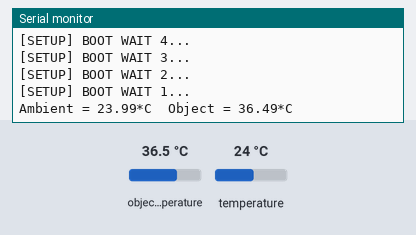
Simulated run of this sketch. Board: ESP8266 (NodeMCU). Shown: the last lines printed to the serial monitor. Inputs (shaded band) come from the test bench; at power-on: object temperature 36.5 °C, temperature 24 °C. WiFi joins after 1.5 s; servers stay silent unless stated.

Above: at 6.7 s.
6.8 s: object temperature set to 20 °C
At 8.1 s:
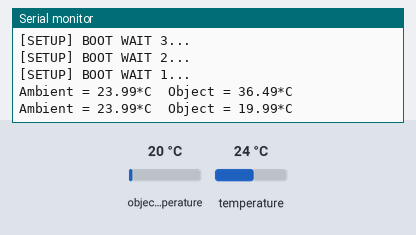
8.3 s: temperature set to 12 °C
At 9.1 s:
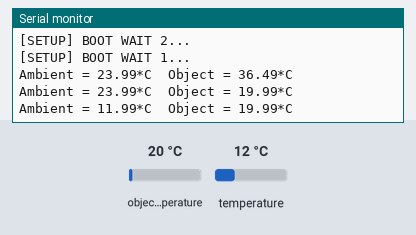
9.8 s: object temperature set to 26 °C
At 11.3 s:
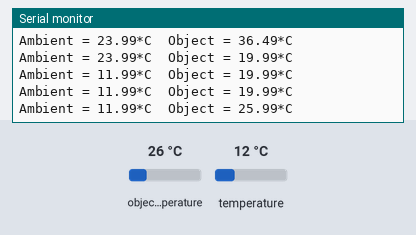
Timing chart, 0 to 12.8 s (numbered marks = the images above; inputs shaded):
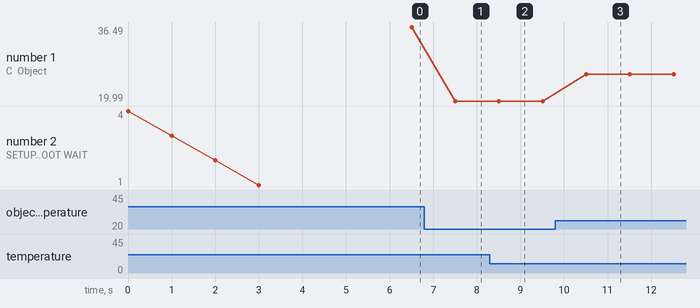

The sketch:

wifi.ino
```cpp
#include <Arduino.h>
#include <string>

#include <Wire.h>
#include <Adafruit_MLX90614.h>

#include <ESP8266WiFi.h>
#include <ESP8266WiFiMulti.h>

#include <SocketIoClient.h>
#include <Adafruit_Sensor.h>
#include <DHT.h>
#include <DHT_U.h>

#define USE_SERIAL Serial
#define DHTTYPE    DHT11


const char* SSID = "gg yasou";
const char* PASSWORD = "asdfghjkl";
const char* SOCKET_IP = "192.168.43.162";
const int SOCKET_PORT = 8000;
const int DELAY_TIME = 1000;


ESP8266WiFiMulti WiFiMulti;
SocketIoClient webSocket;
Adafruit_MLX90614 mlx = Adafruit_MLX90614();


uint32_t delayMS;
unsigned long prevtime = 0;

void event(const char * payload, size_t length) {
  USE_SERIAL.printf("got message: %s\n", payload);
}

void update(const char * payload, size_t length) {
  USE_SERIAL.printf("updated: %s\n", payload);
}

void setup() {
  USE_SERIAL.begin(115200);

  USE_SERIAL.setDebugOutput(true);

  USE_SERIAL.println();
  USE_SERIAL.println();
  USE_SERIAL.println();

  for (uint8_t t = 4; t > 0; t--) {
    USE_SERIAL.printf("[SETUP] BOOT WAIT %d...\n", t);
    USE_SERIAL.flush();
    delay(1000);
  }

  WiFiMulti.addAP(SSID, PASSWORD);

  while (WiFiMulti.run() != WL_CONNECTED) {
    delay(100);
  }
  webSocket.on("event", event);
  webSocket.on("update", update);
  webSocket.begin(SOCKET_IP, SOCKET_PORT);
  prevtime = millis();

  // Initial sensor
  mlx.begin();
}

void loop() {
  webSocket.loop();
  if (millis() - prevtime > DELAY_TIME) {

    prevtime = millis();

    // Print sensor info

    float objectTemp = mlx.readObjectTempC();
    float ambientTemp = mlx.readAmbientTempC();
    Serial.print("Ambient = "); Serial.print(ambientTemp);
    Serial.print("*C\tObject = "); Serial.print(objectTemp); Serial.println("*C");
    Serial.println();
    char buff[128];
    sprintf(buff, "{\"objectTemp\":%f,\"ambientTemp\":%f}", objectTemp, ambientTemp);
    webSocket.emit("message", buff);

  }
}
```

Measured:
- after the input at 6.8 s, the serial monitor: prints a new line after 0.71 s (image 1)
- after the input at 8.3 s, the serial monitor: prints a new line after 0.21 s (image 2)
- after the input at 9.8 s, the serial monitor: prints a new line after 0.71 s (image 3)
- plotted number 1: 36.49 → 19.99 after the input at 6.8 s, 19.99 → 25.99 after the input at 9.8 s
